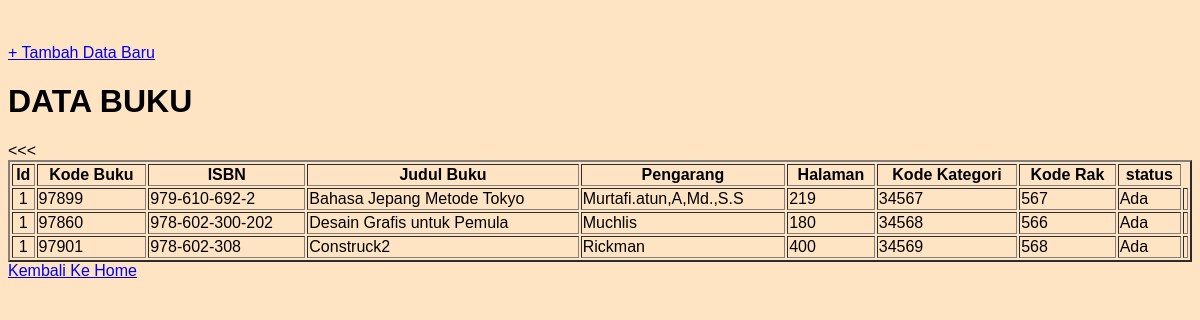
The page /interface/databuku.php on the database its author committed.
### tables this page shows
CREATE TABLE IF NOT EXISTS `buku` (
  `id` int(11) NOT NULL AUTO_INCREMENT,
  `kode_buku` varchar(5) NOT NULL,
  `isbn` varchar(15) NOT NULL,
  `judul_buku` varchar(100) NOT NULL,
  `pengarang` varchar(35) NOT NULL,
  `halaman` varchar(15) NOT NULL,
  `kode_kategori` varchar(5) NOT NULL,
  `kode_rak` varchar(5) NOT NULL,
  `gambar` text NOT NULL,
  `status` varchar(7) NOT NULL,
  PRIMARY KEY (`id`),
  KEY `kode_kategori` (`kode_kategori`),
  KEY `kode_rak` (`kode_rak`),
  KEY `kode_buku` (`kode_buku`)
);

### interface/databuku.php (the view, shortened to what this page needs)
<!DOCTYPE html>
<html>
<head>
	<link rel="stylesheet" type="text/css" href="style.css">
</head>
<body>
	<br/>
	<br/>
	<a class="tombol" href="inputbarang1.php">+ Tambah Data Baru</a>
	<h1>DATA BUKU</h1>
	<div class="table">
		<table border="2px" width="100%" height="7%">
			<tr>
				<th>Id</th>
				<th>Kode Buku</th>
				<th>ISBN</th>
				<th>Judul Buku</th>
				<th>Pengarang</th>
				<th>Halaman</th>
				<th>Kode Kategori</th>
				<th>Kode Rak</th>
				<th>status</th>
			</tr>
		<?php
$buku = mysql_query("select * from buku");
$no = 1;
while($data=mysql_fetch_array($buku)){
?>
		<<tr>
				<td align="center"><?php echo $no?></td>
				<td><?php echo $data['kode_buku'];?></td>
				<td><?php echo $data['isbn'];?></td>
				<td><?php echo $data['judul_buku'];?></td>
				<td><?php echo $data['pengarang'];?></td>
				<td><?php echo $data['halaman'];?></td>
				<td><?php echo $data['kode_kategori'];?></td>
				<td><?php echo $data['kode_rak'];?></td>
				<td><?php echo $data['status'];?></td>
				<td align="center">
		</tr>
		<?php } ?>
	</table>
	<tr>
		<th><a class="tombol" href="homeperpus.php">Kembali Ke Home</a></th>
	</tr>
</body>
</html>

### interface/style.css (style rules this page uses)
body { background-color:#ffe4c4; font-size:16px color:#ffe4e1; font-family: sans-serif; }

### rows shown on the page
buku: kode_buku "97899", isbn "979-610-692-2", judul_buku "Bahasa Jepang Metode Tokyo", pengarang "Murtafi.atun,A,Md.,S.S", halaman "219", kode_kategori "34567", kode_rak "567", status "Ada"
buku: kode_buku "97860", isbn "978-602-300-202", judul_buku "Desain Grafis untuk Pemula", pengarang "Muchlis", halaman "180", kode_kategori "34568", kode_rak "566", status "Ada"
buku: kode_buku "97901", isbn "978-602-308", judul_buku "Construck2", pengarang "Rickman", halaman "400", kode_kategori "34569", kode_rak "568", status "Ada"
